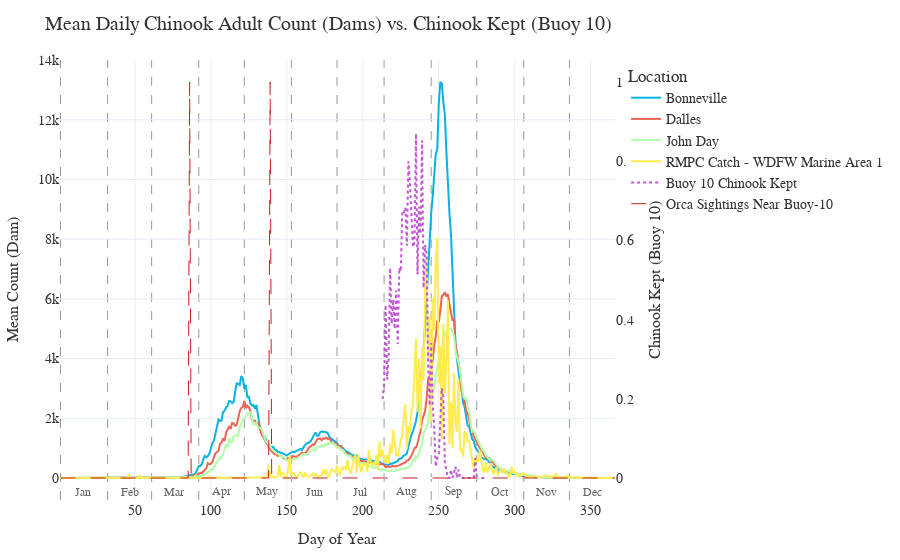

The cell this chart's notebook holds for it:
### Code cell
import plotly.graph_objects as go
import calendar

# Base figure
fig = go.Figure()

# Primary axis: Dam counts
fig.add_trace(
    go.Scatter(
        x=bon_avg["DoY"],
        y=bon_avg["ChinookAdult"],
        name="Bonneville",
        mode="lines",
        line=dict(color="#08B2E3", width=2),
        yaxis="y",
    )
)

fig.add_trace(
    go.Scatter(
        x=dalles_avg["DoY"],
        y=dalles_avg["ChinookAdult"],
        name="Dalles",
        mode="lines",
        line=dict(color="#EE6352", width=2),
        yaxis="y",
    )
)

fig.add_trace(
    go.Scatter(
        x=johnday_avg["DoY"],
        y=johnday_avg["ChinookAdult"],
        name="John Day",
        mode="lines",
        line=dict(color="#B2FFA9", width=2),
        yaxis="y",
    )
)

fig.add_trace(
    go.Scatter(
        x=rmpc_Data["DoY"],
        y=rmpc_Data["number_caught"],
        name="RMPC Catch - WDFW Marine Area 1",
        mode="lines",
        line=dict(color="#FFEC51", width=2),
        yaxis="y",
    )
)

# Secondary axis: Buoy 10 catch data
fig.add_trace(
    go.Scatter(
        x=buoy10_avg["DoY"],
        y=buoy10_avg["Chinook Kept"] * weekly_sightings["SIGHTING_COUNT"].max(),
        name="Buoy 10 Chinook Kept",
        mode="lines",
        line=dict(color="#C155D3", width=2, dash="dot"),
        yaxis="y2",
    )
)

# Secondary axis: Buoy 10 catch data
fig.add_trace(
    go.Scatter(
        x=weekly_sightings["DoY"],
        y=weekly_sightings["SIGHTING_COUNT"],
        name="Orca Sightings Near Buoy-10",
        mode="lines",
        line=dict(color="#C81D25", width=1, dash="longdash"),
        yaxis="y2",
    )
)

# Layout
fig.update_layout(
    title=dict(
        text="Mean Daily Chinook Adult Count (Dams) vs. Chinook Kept (Buoy 10)",
        font=dict(size=20, family="Helvetica Neue", color="#333"),
    ),
    plot_bgcolor="white",
    paper_bgcolor="white",
    xaxis=dict(
        title=dict(text="Day of Year", font=dict(size=16)),
        tickfont=dict(size=14),
        gridcolor="#E5ECF6",
        zeroline=False,
    ),
    yaxis=dict(
        title=dict(text="Mean Count (Dam)", font=dict(size=16)),
        tickfont=dict(size=14),
        gridcolor="#E5ECF6",
        zeroline=False,
    ),
    yaxis2=dict(
        title=dict(text="Chinook Kept (Buoy 10)", font=dict(size=16)),
        tickfont=dict(size=14),
        overlaying="y",
        side="right",
        showgrid=False,
    ),
    legend=dict(title="Location", font=dict(size=14)),
    font=dict(family="Helvetica Neue", size=14, color="#333"),
    margin=dict(l=60, r=60, t=60, b=60),
)

# Month lines and labels
month_start_days = [1]
for month in range(2, 13):
    month_start_days.append(
        sum(calendar.monthrange(2024, m)[1] for m in range(1, month)) + 1
    )

for doy in month_start_days:
    fig.add_vline(x=doy, line=dict(color="#999", width=1, dash="dash"), layer="below")

for i, doy in enumerate(month_start_days):
    fig.add_annotation(
        x=doy + 15,
        y=0,
        yanchor="bottom",
        text=calendar.month_abbr[i + 1],
        showarrow=False,
        font=dict(size=12, color="#666"),
        xanchor="center",
        xref="x",
        yref="paper",
    )

fig.show()

### Figure 1 — Plotly figure (JSON) as saved in the notebook; plotly's stock layout.template omitted (floating-point values rounded to 4 significant figures; data arrays with more than 128 entries replaced by an {"elided": "..."} marker saying what was removed)
{"data": [{"line": {"color": "#08B2E3", "width": 2}, "mode": "lines", "name": "Bonneville", "type": "scatter", "x": {"elided": "366 int values"}, "y": {"elided": "366 float values"}, "yaxis": "y"}, {"line": {"color": "#EE6352", "width": 2}, "mode": "lines", "name": "Dalles", "type": "scatter", "x": {"elided": "366 int values"}, "y": {"elided": "366 float values"}, "yaxis": "y"}, {"line": {"color": "#B2FFA9", "width": 2}, "mode": "lines", "name": "John Day", "type": "scatter", "x": {"elided": "366 int values"}, "y": {"elided": "366 float values"}, "yaxis": "y"}, {"line": {"color": "#FFEC51", "width": 2}, "mode": "lines", "name": "RMPC Catch - WDFW Marine Area 1", "type": "scatter", "x": {"elided": "366 int values"}, "y": {"elided": "366 float values"}, "yaxis": "y"}, {"line": {"color": "#C155D3", "dash": "dot", "width": 2}, "mode": "lines", "name": "Buoy 10 Chinook Kept", "type": "scatter", "x": [212, 213, 214, 215, 216, 217, 218, 219, 220, 221, 222, 223, 224, 225, 226, 227, 228, 229, 230, 231, 232, 233, 234, 235, 236, 237, 238, 239, 240, 241, 242, 243, 244, 245, 246, 247, 248, 249, 250, 251, 252, 253, 254, 255, 256, 257, 258, 259, 260, 261, 262, 263, 264, 265, 266, 267, 268, 269, 270, 271, 272, 273, 274, 275, 276, 277, 278, 279, 280, 281, 282], "y": [NaN, 0.1995, 0.2325, 0.4367, 0.2491, 0.3052, 0.5304, 0.3898, 0.4507, 0.3763, 0.4737, 0.3383, 0.531, 0.5214, 0.6712, 0.6672, 0.6832, 0.5869, 0.7994, 0.7475, 0.6664, 0.5831, 0.5957, 0.8692, 0.5142, 0.6852, 0.6168, 0.8521, 0.4802, 0.5884, 0.5662, 0.2828, 0.1829, 0.3406, 0.1849, 0.1266, 0.0288, 0.05, 0.05952, 0.1333, 0.2267, 0.2061, 0.03576, 0.02, 0.0, 0.0, 0.02083, 0.0, 0.0119, 0.02857, 0.0, 0.02083, 0.0, 0.0, 0.0, 0.0, 0.0, 0.0, 0.0, 0.0, 0.0, 0.0, 0.05, 0.0, NaN, NaN, 0.0, 0.0, 0.0, 0.0, 0.0], "yaxis": "y2"}, {"line": {"color": "#C81D25", "dash": "longdash", "width": 1}, "mode": "lines", "name": "Orca Sightings Near Buoy-10", "type": "scatter", "x": {"elided": "366 int values"}, "y": {"elided": "366 int values"}, "yaxis": "y2"}], "layout": {"annotations": [{"font": {"color": "#666", "size": 12}, "showarrow": false, "text": "Jan", "x": 16, "xanchor": "center", "xref": "x", "y": 0, "yanchor": "bottom", "yref": "paper"}, {"font": {"color": "#666", "size": 12}, "showarrow": false, "text": "Feb", "x": 47, "xanchor": "center", "xref": "x", "y": 0, "yanchor": "bottom", "yref": "paper"}, {"font": {"color": "#666", "size": 12}, "showarrow": false, "text": "Mar", "x": 76, "xanchor": "center", "xref": "x", "y": 0, "yanchor": "bottom", "yref": "paper"}, {"font": {"color": "#666", "size": 12}, "showarrow": false, "text": "Apr", "x": 107, "xanchor": "center", "xref": "x", "y": 0, "yanchor": "bottom", "yref": "paper"}, {"font": {"color": "#666", "size": 12}, "showarrow": false, "text": "May", "x": 137, "xanchor": "center", "xref": "x", "y": 0, "yanchor": "bottom", "yref": "paper"}, {"font": {"color": "#666", "size": 12}, "showarrow": false, "text": "Jun", "x": 168, "xanchor": "center", "xref": "x", "y": 0, "yanchor": "bottom", "yref": "paper"}, {"font": {"color": "#666", "size": 12}, "showarrow": false, "text": "Jul", "x": 198, "xanchor": "center", "xref": "x", "y": 0, "yanchor": "bottom", "yref": "paper"}, {"font": {"color": "#666", "size": 12}, "showarrow": false, "text": "Aug", "x": 229, "xanchor": "center", "xref": "x", "y": 0, "yanchor": "bottom", "yref": "paper"}, {"font": {"color": "#666", "size": 12}, "showarrow": false, "text": "Sep", "x": 260, "xanchor": "center", "xref": "x", "y": 0, "yanchor": "bottom", "yref": "paper"}, {"font": {"color": "#666", "size": 12}, "showarrow": false, "text": "Oct", "x": 290, "xanchor": "center", "xref": "x", "y": 0, "yanchor": "bottom", "yref": "paper"}, {"font": {"color": "#666", "size": 12}, "showarrow": false, "text": "Nov", "x": 321, "xanchor": "center", "xref": "x", "y": 0, "yanchor": "bottom", "yref": "paper"}, {"font": {"color": "#666", "size": 12}, "showarrow": false, "text": "Dec", "x": 351, "xanchor": "center", "xref": "x", "y": 0, "yanchor": "bottom", "yref": "paper"}], "font": {"color": "#333", "family": "Helvetica Neue", "size": 14}, "legend": {"font": {"size": 14}, "title": {"text": "Location"}}, "margin": {"b": 60, "l": 60, "r": 60, "t": 60}, "paper_bgcolor": "white", "plot_bgcolor": "white", "shapes": [{"layer": "below", "line": {"color": "#999", "dash": "dash", "width": 1}, "type": "line", "x0": 1, "x1": 1, "xref": "x", "y0": 0, "y1": 1, "yref": "y domain"}, {"layer": "below", "line": {"color": "#999", "dash": "dash", "width": 1}, "type": "line", "x0": 32, "x1": 32, "xref": "x", "y0": 0, "y1": 1, "yref": "y domain"}, {"layer": "below", "line": {"color": "#999", "dash": "dash", "width": 1}, "type": "line", "x0": 61, "x1": 61, "xref": "x", "y0": 0, "y1": 1, "yref": "y domain"}, {"layer": "below", "line": {"color": "#999", "dash": "dash", "width": 1}, "type": "line", "x0": 92, "x1": 92, "xref": "x", "y0": 0, "y1": 1, "yref": "y domain"}, {"layer": "below", "line": {"color": "#999", "dash": "dash", "width": 1}, "type": "line", "x0": 122, "x1": 122, "xref": "x", "y0": 0, "y1": 1, "yref": "y domain"}, {"layer": "below", "line": {"color": "#999", "dash": "dash", "width": 1}, "type": "line", "x0": 153, "x1": 153, "xref": "x", "y0": 0, "y1": 1, "yref": "y domain"}, {"layer": "below", "line": {"color": "#999", "dash": "dash", "width": 1}, "type": "line", "x0": 183, "x1": 183, "xref": "x", "y0": 0, "y1": 1, "yref": "y domain"}, {"layer": "below", "line": {"color": "#999", "dash": "dash", "width": 1}, "type": "line", "x0": 214, "x1": 214, "xref": "x", "y0": 0, "y1": 1, "yref": "y domain"}, {"layer": "below", "line": {"color": "#999", "dash": "dash", "width": 1}, "type": "line", "x0": 245, "x1": 245, "xref": "x", "y0": 0, "y1": 1, "yref": "y domain"}, {"layer": "below", "line": {"color": "#999", "dash": "dash", "width": 1}, "type": "line", "x0": 275, "x1": 275, "xref": "x", "y0": 0, "y1": 1, "yref": "y domain"}, {"layer": "below", "line": {"color": "#999", "dash": "dash", "width": 1}, "type": "line", "x0": 306, "x1": 306, "xref": "x", "y0": 0, "y1": 1, "yref": "y domain"}, {"layer": "below", "line": {"color": "#999", "dash": "dash", "width": 1}, "type": "line", "x0": 336, "x1": 336, "xref": "x", "y0": 0, "y1": 1, "yref": "y domain"}], "title": {"font": {"color": "#333", "family": "Helvetica Neue", "size": 20}, "text": "Mean Daily Chinook Adult Count (Dams) vs. Chinook Kept (Buoy 10)"}, "xaxis": {"gridcolor": "#E5ECF6", "tickfont": {"size": 14}, "title": {"font": {"size": 16}, "text": "Day of Year"}, "zeroline": false}, "yaxis": {"gridcolor": "#E5ECF6", "tickfont": {"size": 14}, "title": {"font": {"size": 16}, "text": "Mean Count (Dam)"}, "zeroline": false}, "yaxis2": {"overlaying": "y", "showgrid": false, "side": "right", "tickfont": {"size": 14}, "title": {"font": {"size": 16}, "text": "Chinook Kept (Buoy 10)"}}}}
